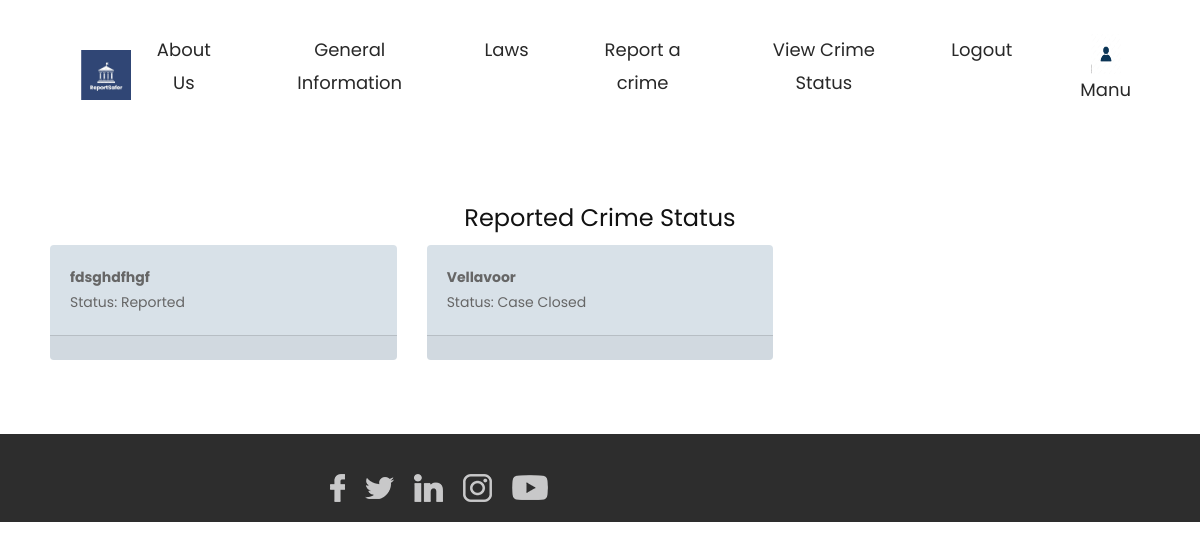
Page /listcrime/ (signed in) on the earlier database version.
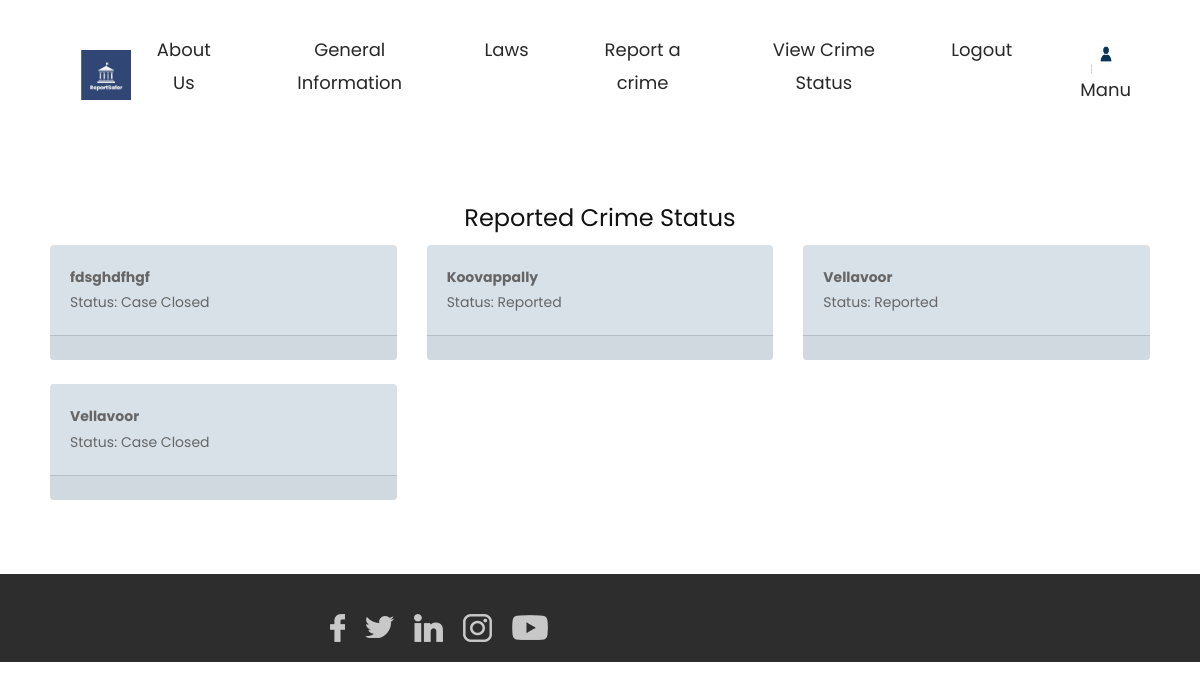
Same page on the later database version.
### crimeapp/models.py (models this page shows, shortened)
class CrimeReport(models.Model):
    reporter_name = models.CharField(max_length=100)
    reporter_location = models.CharField(max_length=100)
    spec_location = models.ForeignKey(SpecLoc, on_delete=models.SET_NULL, null=True, blank=True)
    off_type = models.CharField(max_length=100,null=True,blank=True)
    datetime = models.DateTimeField(null=True,blank=True)
    aadhaarno=models.CharField(max_length=12, default='')
    description = models.TextField()
    victimDescription = models.TextField(null=True,blank=True)
    witnessInformation = models.TextField(null=True,blank=True)
    offenderDescription = models.TextField(null=True,blank=True)
    delay = models.TextField(null=True,blank=True)
    list_user=models.ForeignKey(CustomUser,on_delete=models.CASCADE,null=True,blank=True)
    STATUS_CHOICES = (
        ('Crime Reported', 'Crime Reported'),
        ('Preliminary Investigation completed', 'Preliminary Investigation completed'),
        ('Inquiry and Investigation in progress', 'Inquiry and Investigation in progress'),
        ('Inquiry and Investigation completed', 'Inquiry and Investigation completed'),
        ('Arrest and Detention', 'Arrest and Detention'),
        ('Case Closure in progress', 'Case Closure in progress'),
        ('Case Closed', 'Case Closed'),
    )
    status = models.CharField(max_length=100, choices=STATUS_CHOICES, default='Crime Reported',null=True,blank=True)

class PublicReport(models.Model):
    info_name = models.CharField(max_length=100)
    mail = models.EmailField(null=True,blank=True)
    reporter_location = models.CharField(max_length=100)
    spec_location = models.ForeignKey(SpecLoc, on_delete=models.SET_NULL, null=True, blank=True)
    offen_type = models.CharField(max_length=100,null=True,blank=True)
    datetime = models.DateTimeField(null=True,blank=True)
    aadhno=models.CharField(max_length=12, default='')
    description = models.TextField()
    victimDescription = models.TextField(null=True,blank=True)
    witnessInformation = models.TextField(null=True,blank=True)
    offenderDescription = models.TextField(null=True,blank=True)
    delay = models.TextField(null=True,blank=True)
    list_user=models.ForeignKey(CustomUser,on_delete=models.CASCADE,null=True,blank=True)
    STATUS_CHOICES = (
        ('Crime Reported', 'Crime Reported'),
        ('Preliminary Investigation completed', 'Preliminary Investigation completed'),
        ('Inquiry and Investigation in progress', 'Inquiry and Investigation in progress'),
        ('Inquiry and Investigation completed', 'Inquiry and Investigation completed'),
        ('Arrest and Detention', 'Arrest and Detention'),
        ('Case Closure in progress', 'Case Closure in progress'),
        ('Case Closed', 'Case Closed'),
    )
    status = models.CharField(max_length=100, choices=STATUS_CHOICES, default='Crime Reported')

### crimeapp/views.py (the view)
# urls.py: path('listcrime/', views.listcrime, name='listcrime'),
@login_required
def listcrime(request):
    user_crime=request.user
    crime_dict=CrimeReport.objects.filter(list_user=user_crime)
    doc_dict=DocReport.objects.filter(list_user=user_crime)
    public_dict=PublicReport.objects.filter(list_user=user_crime)
    combined_reports = list(crime_dict) + list(doc_dict) +list(public_dict)
    return render(request, 'listcrime.html', {'combined_reports': combined_reports})

### templates/listcrime.html (shortened to what the changed rows need)
{% load static %}
<!DOCTYPE html>
<html lang="en">
   <head>
      <link rel="stylesheet" type="text/css" href="{% static 'css/bootstrap.min.css' %}">
      <link rel="stylesheet" type="text/css" href="{% static 'css/style.css' %}">
      <link rel="stylesheet" href="{% static 'css/responsive.css' %}">
      <link rel="stylesheet" href="{% static 'css/jquery.mCustomScrollbar.min.css' %}">
      <link rel="stylesheet" href="https://netdna.bootstrapcdn.com/font-awesome/4.0.3/css/font-awesome.css">
      <link href="https://cdnjs.cloudflare.com/ajax/libs/owl-carousel/1.3.3/owl.carousel.css" rel="stylesheet" />
   </head>
   <body style="font-family:Poppins,sans-serif;">
                        <div style="padding:50px;">
                            <h1 style="text-align: center;">Reported Crime Status</h1>
                        <section id="crime-list">
                            {% block content %}
                            <div class="row">
                                {% for i in combined_reports %}
                                <div class="col-md-4 mb-4">
                                    <div class="card text-black bg-custom rounded-3" style="background-color: #d8e1e8; height: 100%;">
                                        <div class="card-body">
                                            <strong>{{ i.reporter_location }}</strong><br>
                                            Status: {{ i.status }}<br>
                                        </div>
                                        <div class="card-footer bg-custom">
                                        </div>
                                    </div>
                                </div>
                                {% if forloop.counter|divisibleby:3 %}
                            </div>
                            <div class="row">
                                {% endif %}
                                {% endfor %}
                            </div>
                            {% endblock %}
      </section>
    </div>
   </body>
</html>

Differences in the rows shown:
changed CrimeReport "fdsghdfhgf": status "Reported" → "Case Closed"
added CrimeReport: reporter_location "Koovappally", status "Reported"
added CrimeReport: reporter_location "Vellavoor", status "Reported"
